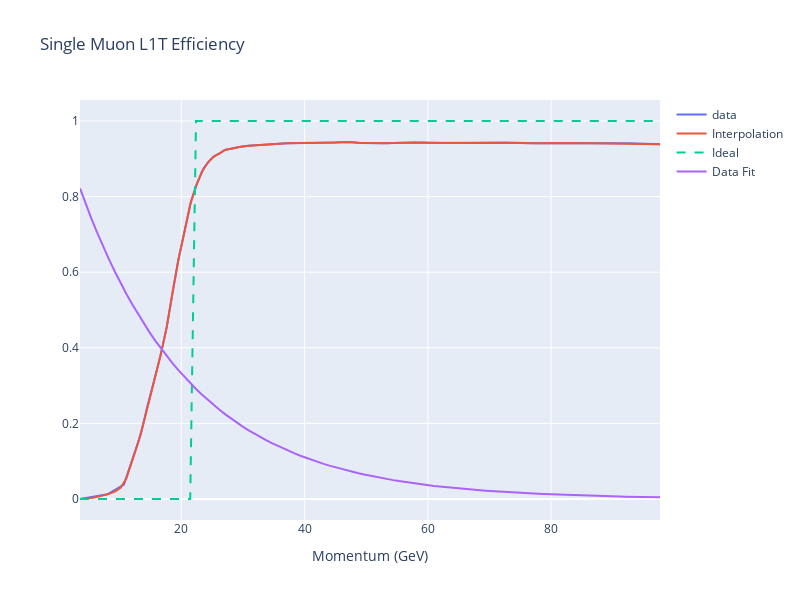

This figure's notebook cell:
### Code cell
fig = go.Figure()
fig.add_scatter(x = muon["x"], y = muon[" y"], name = "data")
fig.add_scatter(x = muon_xs, y = muon_spl(muon_xs), name = "Interpolation")
fig.add_scatter(x = muon_xs, y = muon_ideal(muon_xs), name = "Ideal", line_dash="dash")
fig.add_scatter(x = muon_xs, y = 1.0 - exp_cdf(muon_xs, muon_l), name = "Data Fit")
fig.update_layout(width = 800,
                  height = 600,
                  title = "Single Muon L1T Efficiency",
                  xaxis_title = "Momentum (GeV)"
                  )
fig.update_xaxes(type = "linear")
